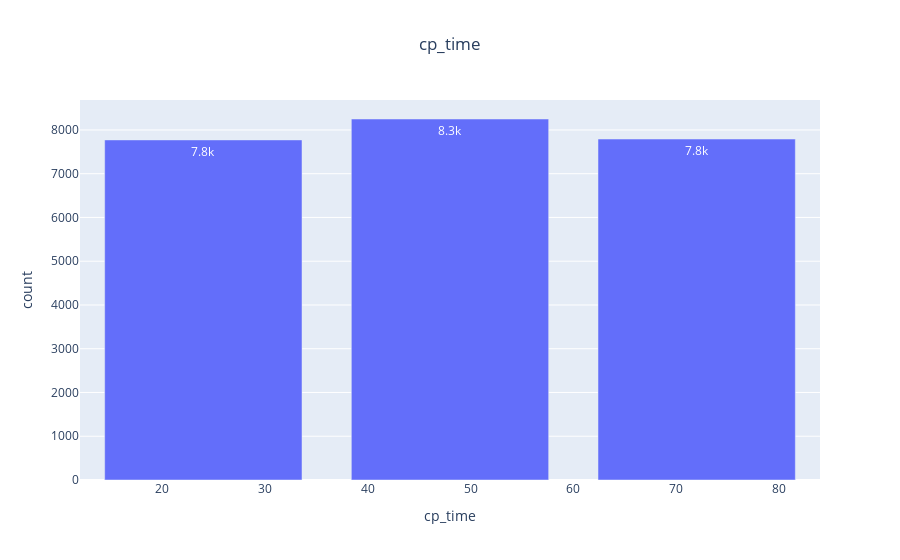

Here is the notebook cell this chart was saved with:
### Markdown cell above
##### Dose distribution

### Code cell
time_group = train_features.groupby(['cp_time'])['sig_id'].count().reset_index()

time_group.columns = [
    'cp_time', 
    'count'
]

time_plot = px.bar(
    time_group, 
    x='cp_time', 
    y="count",
    orientation='v',
    title='cp_time',
    text_auto='.2s'
)

time_plot.update_layout(title_x=0.5)

time_plot.show()

### Figure 1 — Plotly figure (JSON) as saved in the notebook; plotly's stock layout.template omitted (floating-point values rounded to 4 significant figures)
{"data": [{"alignmentgroup": "True", "hovertemplate": "cp_time=%{x}<br>count=%{y}<extra></extra>", "legendgroup": "", "marker": {"color": "#636efa", "pattern": {"shape": ""}}, "name": "", "offsetgroup": "", "orientation": "v", "showlegend": false, "textposition": "auto", "texttemplate": "%{y:.2s}", "type": "bar", "x": [24, 48, 72], "xaxis": "x", "y": [7772, 8250, 7792], "yaxis": "y"}], "layout": {"barmode": "relative", "legend": {"tracegroupgap": 0}, "title": {"text": "cp_time", "x": 0.5}, "xaxis": {"anchor": "y", "domain": [0, 1], "title": {"text": "cp_time"}}, "yaxis": {"anchor": "x", "domain": [0, 1], "title": {"text": "count"}}}}
